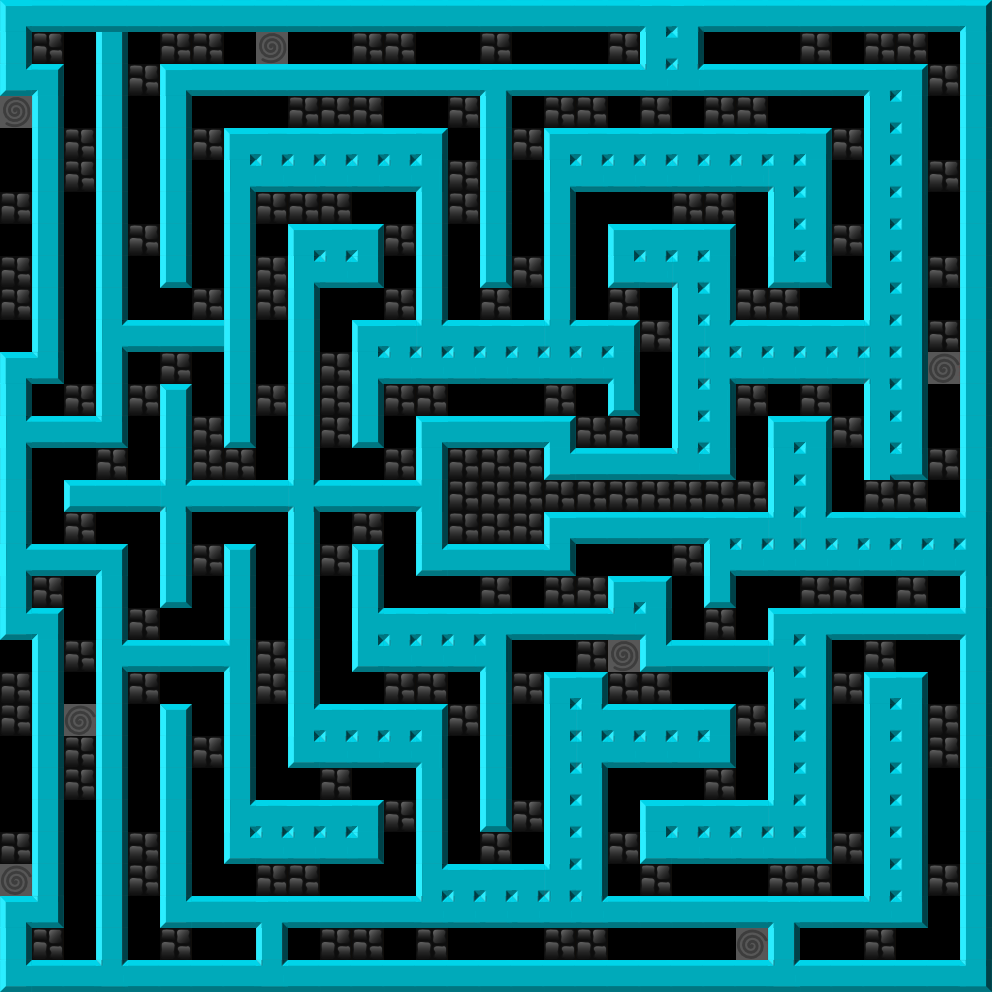

Below is a game level as drawn by its tile map, then a one-line description and the .tmx that defines it (tile-layer data replaced by summaries):
An orthogonal 31x31 tile map with 32x32 px tiles, 1 tile layer (Kachelebene 1).

<map version="1.0" orientation="orthogonal" width="31" height="31" tilewidth="32" tileheight="32">
 <tileset firstgid="1" name="tiles1" tilewidth="32" tileheight="32">
  <image source="tiles1.png" width="192" height="768" />
  <tile id="108">
   <properties>
    <property name="walkable" value="1" />
   </properties>
  </tile>
  <tile id="109">
   <properties>
    <property name="spawn" value="1" />
    <property name="walkable" value="1" />
   </properties>
  </tile>
  <tile id="110">
   <properties>
    <property name="fallable" value="1" />
    <property name="walkable" value="1" />
   </properties>
  </tile>
  <tile id="115">
   <properties>
    <property name="walkable" value="1" />
   </properties>
  </tile>
 </tileset>
 <layer name="Kachelebene 1" width="31" height="31">
  <data>[961 cells, 961 non-empty, 20 distinct tile ids]</data>
 </layer>
</map>